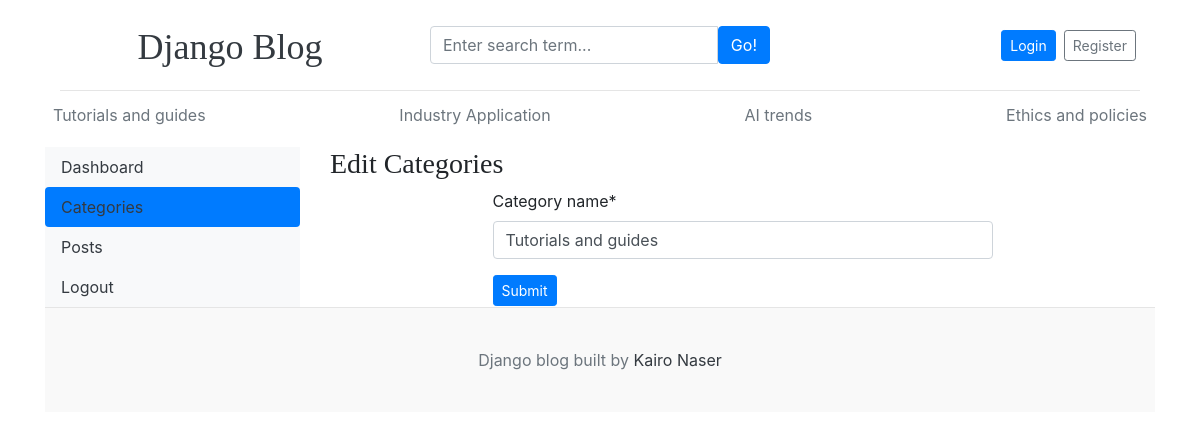
/dashboard/categories/edit/1, run on the app's committed database.
### blogs/models.py (models this page shows, shortened)
class Category(models.Model):
    category_name = models.CharField(max_length=50, unique=True)
    created_at = models.DateTimeField(auto_now_add=True)
    updated_at = models.DateTimeField(auto_now=True)
    class Meta:
        verbose_name_plural ='Categories'

### dashboard/views.py (the view)
# urls.py: path('categories/edit/<int:pk>',views.edit_categories, name='edit_categories'),
def edit_categories(request,pk):
    category = get_object_or_404(Category, pk=pk)
    if request.method == "POST":
       forms = CategoryForm(request.POST,instance=category)
       if forms.is_valid():
           forms.save()
           return redirect('categories')
    forms = CategoryForm(instance=category)
    context ={
        'forms':forms,
        'category':category
    }
    return render (request,'dashboard/edit_categories.html', context)

### dashboard/forms.py
class CategoryForm(forms.ModelForm):
    class Meta:
        model = Category
        fields = '__all__'

### blogs/context_processors.py (called while the page is built)
def get_categories(request):
    categories = Category.objects.all()
    return dict(categories=categories)

### templates/dashboard/edit_categories.html (shortened to what this page needs)
{% extends 'base/base.html' %}
{% block content %}
<div class="row">
{% include './leftside.html' %}
{% load crispy_forms_tags %}
      <div class="col-md-9">
        <h3>Edit Categories</h3>
        <form action="{% url 'edit_categories' category.id %}" method="POST" class="mx-auto" style="max-width: 500px;">
        {{forms | crispy}}
        <button class="btn btn-sm btn-primary" type="submit">Submit</button>
        </form>
      </div>
</div>
{% endblock %}

### templates/base/header.html (shortened to what this page needs)
{%load static%}
<!DOCTYPE html>
<html lang="en">
<head>
    <link href="https://getbootstrap.com/docs/4.0/dist/css/bootstrap.min.css" rel="stylesheet">
    <link rel="stylesheet" href="{%static 'css/blog.css'%}">
    <link rel="stylesheet" href="https://cdnjs.cloudflare.com/ajax/libs/font-awesome/6.6.0/css/fontawesome.min.css" />
    <link rel="stylesheet" href="https://cdnjs.cloudflare.com/ajax/libs/font-awesome/4.7.0/css/font-awesome.min.css">
  </head>
<body>
    <div class="container"><div class="container">
      <header class="blog-header py-3">
        <div class="row justify-content-between align-items-center">
          <div class="col-12 col-md-4 pt-1 text-center text-md-start">
            <a class="blog-header-logo text-dark" href="/">Django Blog</a>
          </div>
          <div class="col-12 col-md-4 my-2 my-md-0">
            <form action="{% url 'search' %}" method="GET" class="d-flex justify-content-center">
              <div class="input-group">
                <input
                  class="form-control"
                  name="keyword"
                  type="text"
                  placeholder="Enter search term..."
                  aria-label="Enter search term..."
                  aria-describedby="button-search"
                  required
                />
                <button type="submit" class="btn btn-primary" id="button-search">Go!</button>
              </div>
            </form>
          </div>
          <div class="col-12 col-md-4 d-flex justify-content-center justify-content-md-end align-items-center">
            {% if not user.is_authenticated %}
            <a class="btn btn-sm btn-primary mx-1" href="{% url 'login' %}">Login</a>
            <a class="btn btn-sm btn-outline-secondary mx-1" href="{% url 'register' %}">Register</a>
            {% else %}
            <a href="{% url 'dashboard' %}" class="btn btn-sm btn-primary mx-1">Dashboard</a>
            <a href="{% url 'logout' %}" class="btn btn-sm btn-outline-secondary mx-1">Logout</a>
            {% endif %}
          </div>
        </div>
      </header>
    </div>
      <div class="nav-scroller py-1 mb-2">
        <nav class="nav d-flex justify-content-between">
          {%for cat in categories%}
          <a class="p-2 text-muted" href="{% url 'posts_by_category' cat.id %}">{{cat.category_name}}</a>
         {%endfor%}
        </nav>
      </div>

### templates/base/header.html (style rules this page uses)
.blog-header { border-bottom: 1px solid #e5e5e5; }
.blog-header-logo { font-family: "Playfair Display", Georgia, "Times New Roman", serif; font-size: 2.25rem; }
h1, h2, h3, h4, h5, h6 { font-family: "Playfair Display", Georgia, "Times New Roman", serif; }

### data on the page
Category: category_name "Tutorials and guides"
Category: category_name "Industry Application"
Category: category_name "AI trends"
Category: category_name "Ethics and policies"
